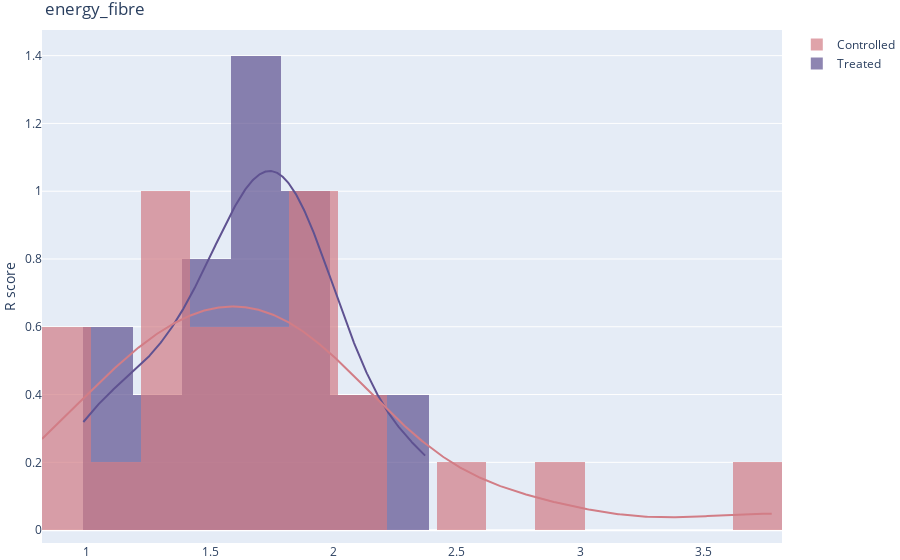

The cell this chart's notebook holds for it:
### Code cell
import plotly.figure_factory as ff
import numpy as np


# Group data together
hist_data = [df_treated.energy_alcohol, df_control.energy_alcohol]
colors = ["#5f5291","#d27d86"]
group_labels = ['Treated', 'Controlled']

# Create distplot with custom bin_size
fig = ff.create_distplot(hist_data, group_labels, bin_size=.2, colors=colors, show_rug=False,curve_type='kde')
fig.update_layout(title_text=j,
                  margin=dict(
                            l=0,
                            r=0,
                            b=0,
                            t=30,
                            pad=0))
fig.update_yaxes(title_text='R score')
fig.show()

### Figure 1 — Plotly figure (JSON) as saved in the notebook; plotly's stock layout.template omitted (floating-point values rounded to 4 significant figures; data arrays with more than 128 entries replaced by an {"elided": "..."} marker saying what was removed)
{"data": [{"histnorm": "probability density", "legendgroup": "Treated", "marker": {"color": "#5f5291"}, "name": "Treated", "opacity": 0.7, "type": "histogram", "x": [2.006, 0.9856, 1.0, 2.312, 1.418, 1.704, 1.314, 1.408, 1.191, 1.814, 1.643, 2.063, 1.772, 1.529, 1.715, 1.696, 1.796, 1.738, 1.924, 1.902, 1.496, 1.107, 1.668, 1.944, 2.374], "xaxis": "x", "xbins": {"end": 2.374, "size": 0.2, "start": 0.9856}, "yaxis": "y"}, {"histnorm": "probability density", "legendgroup": "Controlled", "marker": {"color": "#d27d86"}, "name": "Controlled", "opacity": 0.7, "type": "histogram", "x": [1.929, 1.882, 1.365, 1.015, 1.628, 2.118, 0.9698, 1.566, 1.929, 1.038, 1.497, 2.133, 1.243, 1.402, 0.8179, 1.715, 1.429, 1.841, 3.782, 1.964, 2.502, 2.835, 1.265, 1.4, 1.748], "xaxis": "x", "xbins": {"end": 3.782, "size": 0.2, "start": 0.8179}, "yaxis": "y"}, {"legendgroup": "Treated", "marker": {"color": "#5f5291"}, "mode": "lines", "name": "Treated", "showlegend": false, "type": "scatter", "x": {"elided": "500 float values"}, "xaxis": "x", "y": {"elided": "500 float values"}, "yaxis": "y"}, {"legendgroup": "Controlled", "marker": {"color": "#d27d86"}, "mode": "lines", "name": "Controlled", "showlegend": false, "type": "scatter", "x": {"elided": "500 float values"}, "xaxis": "x", "y": {"elided": "500 float values"}, "yaxis": "y"}], "layout": {"autosize": true, "barmode": "overlay", "hovermode": "closest", "legend": {"traceorder": "reversed"}, "margin": {"b": 0, "l": 0, "pad": 0, "r": 0, "t": 30}, "title": {"text": "energy_fibre"}, "xaxis": {"anchor": "y2", "autorange": true, "domain": [0, 1], "range": [0.8179, 3.818], "type": "linear", "zeroline": false}, "yaxis": {"anchor": "free", "autorange": true, "domain": [0, 1], "position": 0, "range": [-0.03798, 1.476], "title": {"text": "R score"}, "type": "linear"}}}
